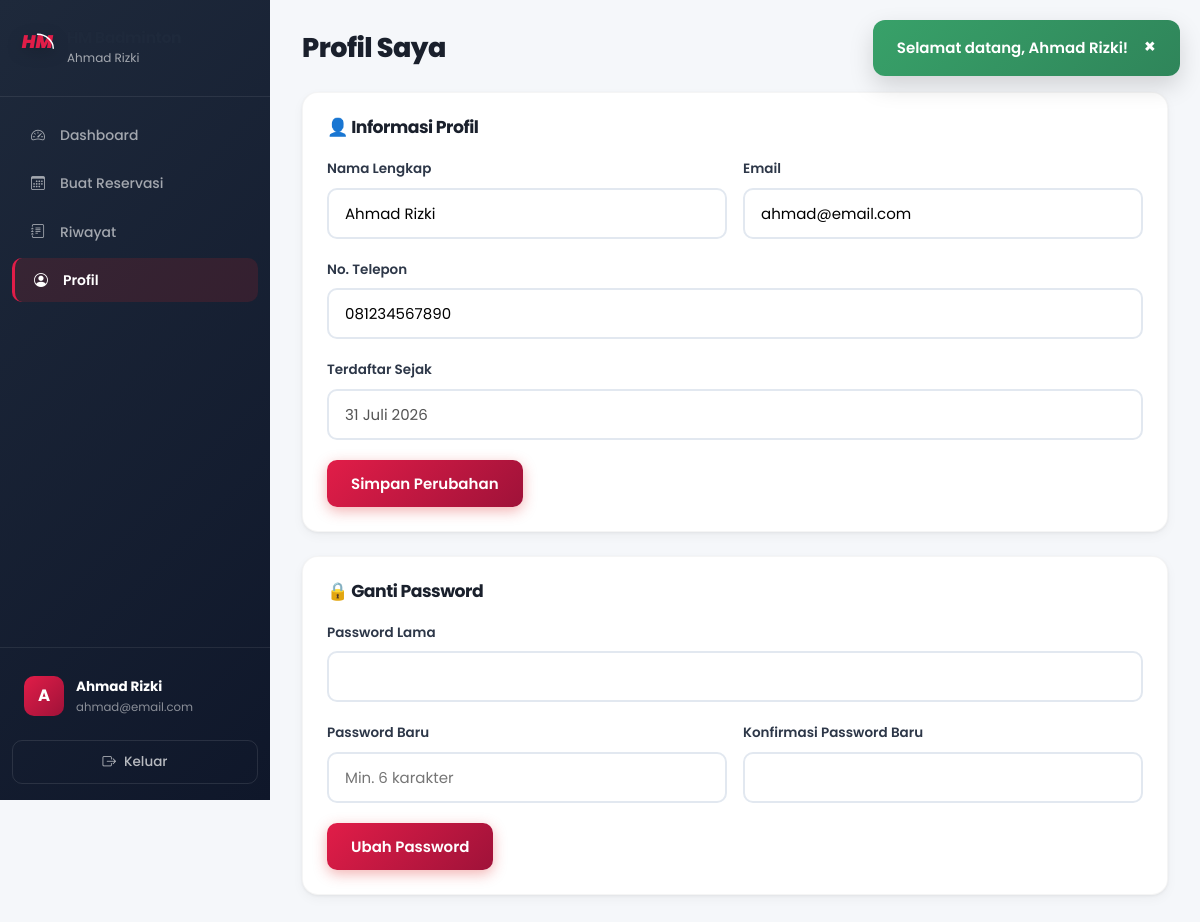
/pelanggan/profil.php (signed in), run on the app's committed database.
### tables this page shows
CREATE TABLE IF NOT EXISTS users (
    id INT AUTO_INCREMENT PRIMARY KEY,
    nama VARCHAR(100) NOT NULL COMMENT 'Nama lengkap',
    email VARCHAR(100) UNIQUE NOT NULL COMMENT 'Email untuk login',
    password VARCHAR(255) NOT NULL COMMENT 'Password terenkripsi bcrypt',
    no_telepon VARCHAR(20) NOT NULL COMMENT 'Nomor WhatsApp/telepon',
    role ENUM('user', 'admin', 'owner') DEFAULT 'user' COMMENT 'user=pelanggan, admin=admin cabang, owner=pemilik',
    cabang_id INT DEFAULT NULL COMMENT 'Cabang yang dikelola (khusus admin)',
    is_active TINYINT(1) DEFAULT 1 COMMENT '1=aktif, 0=nonaktif',
    foto VARCHAR(255) DEFAULT NULL COMMENT 'Path foto profil',
    created_at TIMESTAMP DEFAULT CURRENT_TIMESTAMP COMMENT 'Tanggal registrasi',
    
    INDEX idx_email (email),
    INDEX idx_role (role)
);

### config/functions.php (called while the page is built, shortened)
<?php
function getUserById($id) {
    $db = getDB();
    $stmt = $db->prepare("SELECT * FROM users WHERE id = ?");
    $stmt->execute([$id]);
    return $stmt->fetch();
}
function formatTanggal($tanggal) {
    $bulan = ['','Januari','Februari','Maret','April','Mei','Juni','Juli','Agustus','September','Oktober','November','Desember'];
    $t = explode('-', substr($tanggal, 0, 10));
    return (int)$t[2] . ' ' . $bulan[(int)$t[1]] . ' ' . $t[0];
}
?>

### pelanggan/profil.php (the view, shortened to what this page needs)
<?php
$user = getUserById($_SESSION['user_id']);
require_once __DIR__ . '/../includes/header.php';
?>
<div class="dashboard-layout">
    <?php require_once __DIR__ . '/../includes/sidebar_pelanggan.php'; ?>
    <main class="main-content">
        <header class="page-header">
            <h1>Profil Saya</h1>
        </header>
        <div class="content-section">
            <h2>👤 Informasi Profil</h2>
            <form method="POST">
                <div class="form-row">
                    <div class="form-group">
                        <label>Nama Lengkap</label>
                        <input type="text" name="nama" required value="<?php echo htmlspecialchars($user['nama']); ?>">
                    </div>
                    <div class="form-group">
                        <label>Email</label>
                        <input type="email" name="email" required value="<?php echo htmlspecialchars($user['email']); ?>">
                    </div>
                </div>
                <div class="form-group">
                    <label>No. Telepon</label>
                    <input type="tel" name="no_telepon" required value="<?php echo htmlspecialchars($user['no_telepon']); ?>">
                </div>
                <div class="form-group">
                    <label>Terdaftar Sejak</label>
                    <input type="text" disabled value="<?php echo formatTanggal(substr($user['created_at'], 0, 10)); ?>">
                </div>
                <button type="submit" name="update_profil" class="btn btn-primary">Simpan Perubahan</button>
            </form>
        </div>
        <div class="content-section">
            <h2>🔒 Ganti Password</h2>
            <form method="POST">
                <div class="form-group">
                    <label>Password Lama</label>
                    <input type="password" name="current_password" required>
                </div>
                <div class="form-row">
                    <div class="form-group">
                        <label>Password Baru</label>
                        <input type="password" name="new_password" required placeholder="Min. 6 karakter">
                    </div>
                    <div class="form-group">
                        <label>Konfirmasi Password Baru</label>
                        <input type="password" name="confirm_password" required>
                    </div>
                </div>
                <button type="submit" name="ganti_password" class="btn btn-primary">Ubah Password</button>
            </form>
        </div>
    </main>
</div>
<?php require_once __DIR__ . '/../includes/footer.php'; ?>

### assets/css/design-system.css (style rules this page uses)
:root { --primary: #E11D48; --primary-dark: #BE123C; --primary-light: #FFE4E6; --primary-50: #FFF1F2; --primary-100: #FFE4E6; --primary-200: #FECDD3; --primary-500: #F43F5E; --primary-600: #E11D48; --primary-700: #BE123C; --primary-800: #9F1239; --primary-900: #881337; --secondary: #0F172A; --secondary-dark: #020617; --secondary-light: #1E293B; --secondary-50: #F8FAFC; --secondary-100: #F1F5F9; --secondary-200: #E2E8F0; --secondary-300: #CBD5E1; --secondary-400: #94A3B8; --secondary-500: #64748B; --secondary-600: #475569; --secondary-700: #334155; --secondary-800: #1E293B; --secondary-900: #0F172A; --accent: #FFB300; --accent-dark: #D97706; --accent-light: #FEF3C7; --success: #16A34A; --success-light: #DCFCE7; --success-dark: #15803D; --warning: #F59E0B; --warning-light: #FEF3C7; --warning-dark: #D97706; --danger: #DC2626; --danger-light: #FEE2E2; --danger-dark: #B91C1C; --info: #2563EB; --info-light: #DBEAFE; --info-dark: #1D4ED8; --bg-body: #F8FAFC; --bg-surface: #FFFFFF; --bg-surface-hover: #F1F5F9; --bg-muted: #F1F5F9; --bg-overlay: rgba(15, 23, 42, 0.6); --text-primary: #1E293B; --text-secondary: #64748B; --text-muted: #94A3B8; --text-inverse: #FFFFFF; --text-link: #DC2626; --border: #E2E8F0; --border-light: #F1F5F9; --border-dark: #CBD5E1; --border-focus: #DC2626; --shadow-xs: 0 1px 2px rgba(0, 0, 0, 0.05); --shadow-sm: 0 1px 3px rgba(0, 0, 0, 0.06), 0 1px 2px rgba(0, 0, 0, 0.04); --shadow-md: 0 4px 6px -1px rgba(0, 0, 0, 0.07), 0 2px 4px -2px rgba(0, 0, 0, 0.05); --shadow-lg: 0 10px 15px -3px rgba(0, 0, 0, 0.08), 0 4px 6px -4px rgba(0, 0, 0, 0.04); --shadow-xl: 0 20px 25px -5px rgba(0, 0, 0, 0.1), 0 8px 10px -6px rgba(0, 0, 0, 0.04); --shadow-2xl: 0 25px 50px -12px rgba(0, 0, 0, 0.2); --shadow-primary: 0 4px 14px rgba(220, 38, 38, 0.35); --shadow-card: 0 1px 3px rgba(0, 0, 0, 0.06), 0 4px 12px rgba(0, 0, 0, 0.04); --radius-sm: 6px; --radius-md: 10px; --radius-lg: 14px; --radius-xl: 20px; --radius-2xl: 24px; --radius-full: 9999px; --space-1: 4px; --space-2: 8px; --space-3: 12px; --space-4: 16px; --space-5: 20px; --space-6: 24px; --space-8: 32px; --space-10: 40px; --space-12: 48px; --space-16: 64px; --space-20: 80px; --font-sans: 'Poppins', 'Inter', 'Nunito Sans', 'Segoe UI', system-ui, -apple-system, sans-serif; --font-mono: 'JetBrains Mono', 'Fira Code', 'Courier New', monospace; --fw-light: 300; --fw-regular: 400; --fw-medium: 500; --fw-semibold: 600; --fw-bold: 700; --fw-extrabold: 800; --fw-black: 900; --fs-caption: 0.75rem; --fs-small: 0.8125rem; --fs-body: 0.9375rem; --fs-body-lg: 1rem; --fs-nav: 0.9rem; --fs-button: 0.9375rem; --fs-h4: 1.125rem; --fs-h3: 1.25rem; --fs-h2: 1.5rem; --fs-h1: 2rem; --fs-display: 2.5rem; --fs-display-lg: 3.5rem; --lh-tight: 1.2; --lh-snug: 1.375; --lh-normal: 1.6; --lh-relaxed: 1.75; --ls-tight: -0.5px; --ls-normal: 0; --ls-wide: 0.5px; --ls-wider: 1px; --transition-fast: 0.15s ease; --transition-base: 0.2s ease; --transition-smooth: 0.3s cubic-bezier(0.4, 0, 0.2, 1); --transition-bounce: 0.4s cubic-bezier(0.16, 1, 0.3, 1); --z-dropdown: 50; --z-sticky: 100; --z-fixed: 200; --z-overlay: 300; --z-modal: 400; --z-popover: 500; --z-toast: 600; --gradient-primary: linear-gradient(135deg, #E11D48 0%, #9F1239 100%); --gradient-secondary: linear-gradient(135deg, #1E293B 0%, #0F172A 100%); --gradient-accent: linear-gradient(135deg, #FFB300 0%, #D97706 100%); --gradient-hero: linear-gradient(135deg, #E11D48 0%, #881337 100%); --gradient-sidebar: linear-gradient(180deg, #1E293B 0%, #0F172A 100%); --gradient-success: linear-gradient(135deg, #10B981, #047857); --gradient-danger: linear-gradient(135deg, #EF4444, #C084FC); }
*, *::before, *::after { box-sizing: border-box; }
html { scroll-behavior: smooth; -webkit-text-size-adjust: 100%; }
body { font-family: var(--font-sans); font-size: var(--fs-body); font-weight: var(--fw-regular); line-height: var(--lh-normal); color: var(--text-primary); background-color: var(--bg-body); -webkit-font-smoothing: antialiased; -moz-osx-font-smoothing: grayscale; }
h1, h2, h3, h4, h5, h6 { font-family: var(--font-sans); font-weight: var(--fw-bold); line-height: var(--lh-tight); letter-spacing: var(--ls-tight); color: var(--text-primary); }
h1, .h1 { font-size: var(--fs-h1); font-weight: var(--fw-extrabold); }
h2, .h2 { font-size: var(--fs-h2); font-weight: var(--fw-bold); }

### data on the page
users: nama "Ahmad Rizki", email "ahmad@email.com", no_telepon "081234567890", created_at "31 Juli 2026"

### other printed values
$flash['message'] "Selamat datang, Ahmad Rizki!"
$_SESSION['nama'] "Ahmad Rizki"
substr($_SESSION['nama'], 0, 1) "A"
$_SESSION['email'] "ahmad@email.com"
